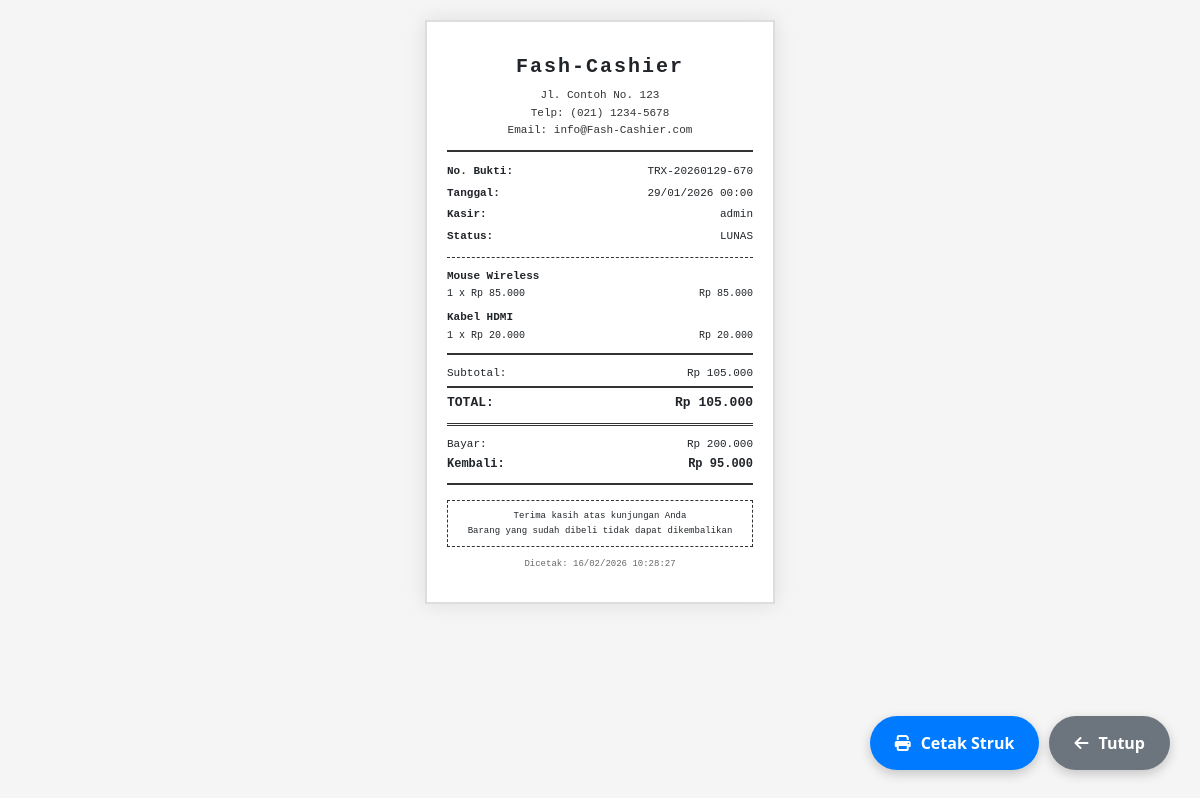
/transaksi/invoice.php?id=461 (signed in), run on the app's committed database.
### tables this page shows
CREATE TABLE `transaksi` (
  `id` int(11) NOT NULL,
  `nomor_bukti` varchar(30) NOT NULL,
  `tanggal` date NOT NULL,
  `total_bayar` int(11) NOT NULL,
  `diskon` decimal(10,2) DEFAULT 0.00,
  `uang_bayar` decimal(10,2) DEFAULT 0.00,
  `kembalian` decimal(10,2) DEFAULT 0.00,
  `status_bayar` enum('BELUM LUNAS','LUNAS') DEFAULT 'BELUM LUNAS'
);

CREATE TABLE `detail_transaksi` (
  `id` int(11) NOT NULL,
  `transaksi_id` int(11) NOT NULL,
  `produk_id` int(11) NOT NULL,
  `qty` int(11) NOT NULL,
  `harga` int(11) NOT NULL,
  `subtotal` int(11) NOT NULL
);

CREATE TABLE `produk` (
  `id` int(11) NOT NULL,
  `kode_barang` varchar(20) NOT NULL,
  `nama_produk` varchar(100) NOT NULL,
  `kategori_id` int(11) NOT NULL,
  `harga` int(11) NOT NULL,
  `foto` varchar(255) DEFAULT NULL
);

### transaksi/invoice.php (the view, shortened to what this page needs)
<?php
require_once '../config/database.php';
$id = (int)($_GET['id'] ?? 0);
$stmt = mysqli_prepare($connection, "SELECT * FROM `transaksi` WHERE id = ?");
mysqli_stmt_bind_param($stmt, "i", $id);
mysqli_stmt_execute($stmt);
$transaksi = mysqli_fetch_assoc(mysqli_stmt_get_result($stmt));
$stmt = mysqli_prepare($connection,
    "SELECT dt.*, p.kode_barang, p.nama_produk
     FROM detail_transaksi dt
     LEFT JOIN produk p ON dt.produk_id = p.id
     WHERE dt.transaksi_id = ?");
mysqli_stmt_bind_param($stmt, "i", $id);
mysqli_stmt_execute($stmt);
$details = mysqli_stmt_get_result($stmt);
$items = [];
while ($row = mysqli_fetch_assoc($details)) {
    $items[] = $row;
}
$kasir_name = $_SESSION['username'] ?? 'Admin';
$diskon = $transaksi['diskon'] ?? 0;
$uang_bayar = $transaksi['uang_bayar'] ?? 0;
$kembalian = $transaksi['kembalian'] ?? 0;
$total_setelah_diskon = $transaksi['total_bayar'] - $diskon;
?>
<!DOCTYPE html>
<html lang="id">
<head>
    <link href="https://cdn.jsdelivr.net/npm/bootstrap@5.3.0/dist/css/bootstrap.min.css" rel="stylesheet">
    <link rel="stylesheet" href="https://cdnjs.cloudflare.com/ajax/libs/font-awesome/6.4.0/css/all.min.css">
</head>
<body>
    <div class="receipt-container">
        <div class="header">
            <div class="company-name">Fash-Cashier</div>
            <div class="company-info">
                Jl. Contoh No. 123<br>
                Telp: (021) 1234-5678<br>
                Email: info@Fash-Cashier.com
            </div>
        </div>
        <div class="divider-solid"></div>
        <div class="info-section">
            <div class="info-row">
                <span class="info-label">No. Bukti:</span>
                <span><?= htmlspecialchars($transaksi['nomor_bukti']) ?></span>
            </div>
            <div class="info-row">
                <span class="info-label">Tanggal:</span>
                <span><?= date('d/m/Y H:i', strtotime($transaksi['tanggal'])) ?></span>
            </div>
            <div class="info-row">
                <span class="info-label">Kasir:</span>
                <span><?= htmlspecialchars($kasir_name) ?></span>
            </div>
            <div class="info-row">
                <span class="info-label">Status:</span>
                <span><?= htmlspecialchars($transaksi['status_bayar']) ?></span>
            </div>
        </div>
        <div class="divider"></div>
        <div class="items-section">
            <?php
            foreach ($items as $item):
            ?>
                <div class="item">
                    <div class="item-name"><?= htmlspecialchars($item['nama_produk']) ?></div>
                    <div class="item-detail">
                        <span><?= $item['qty'] ?> x Rp <?= number_format($item['harga'], 0, ',', '.') ?></span>
                        <span>Rp <?= number_format($item['subtotal'], 0, ',', '.') ?></span>
                    </div>
                </div>
            <?php endforeach; ?>
        </div>
        <div class="divider-solid"></div>
        <div class="summary-section">
            <div class="summary-row">
                <span>Subtotal:</span>
                <span>Rp <?= number_format($transaksi['total_bayar'], 0, ',', '.') ?></span>
            </div>
            <div class="summary-row total">
                <span>TOTAL:</span>
                <span>Rp <?= number_format($total_setelah_diskon, 0, ',', '.') ?></span>
            </div>
        </div>
        <div class="divider-double"></div>
        <div class="payment-section">
            <div class="payment-row">
                <span>Bayar:</span>
                <span>Rp <?= number_format($uang_bayar, 0, ',', '.') ?></span>
            </div>
            <div class="payment-row change">
                <span>Kembali:</span>
                <span>Rp <?= number_format($kembalian, 0, ',', '.') ?></span>
            </div>
        </div>
        <div class="divider-solid"></div>
        <div class="footer">
            <div class="footer-note">
                Terima kasih atas kunjungan Anda<br>
                Barang yang sudah dibeli tidak dapat dikembalikan
            </div>
            <div class="print-time">
                Dicetak: <?= date('d/m/Y H:i:s') ?>
            </div>
        </div>
    </div>
    <div class="action-buttons no-print">
        <button onclick="window.print()" class="btn-action btn-print">
            <i class="fas fa-print"></i> Cetak Struk
        </button>
        <a href="detail.php?id=<?= $id ?>" class="btn-action btn-back">
            <i class="fas fa-arrow-left"></i> Tutup
        </a>
    </div>
</body>
</html>

### transaksi/invoice.php (style rules this page uses)
* { margin: 0; padding: 0; box-sizing: border-box; }
body { background: #f5f5f5; font-family: 'Courier New', Courier, monospace; padding: 20px; }
.receipt-container { max-width: 350px; margin: 0 auto; background: white; padding: 30px 20px; box-shadow: 0 0 20px rgba(0,0,0,0.1); border: 2px solid #ddd; }
.header { text-align: center; margin-bottom: 10px; }
.company-name { font-size: 20px; font-weight: bold; letter-spacing: 2px; margin-bottom: 5px; }
.company-info { font-size: 11px; line-height: 1.6; color: #333; }
.divider { border-top: 1px dashed #333; margin: 10px 0; }
.divider-solid { border-top: 2px solid #333; margin: 10px 0; }
.divider-double { border-top: 3px double #333; margin: 10px 0; }
.info-section { font-size: 11px; line-height: 1.8; margin-bottom: 5px; }
.info-row { display: flex; justify-content: space-between; margin-bottom: 2px; }
.info-label { font-weight: bold; }
.items-section { margin: 10px 0; }
.item { margin-bottom: 8px; font-size: 11px; }
.item-name { font-weight: bold; margin-bottom: 2px; }
.item-detail { display: flex; justify-content: space-between; font-size: 10px; }
.summary-section { margin-top: 10px; font-size: 11px; }
.summary-row { display: flex; justify-content: space-between; margin-bottom: 3px; }
.summary-row.total { font-size: 13px; font-weight: bold; margin-top: 5px; padding-top: 5px; border-top: 2px solid #333; }
.payment-section { margin-top: 10px; font-size: 11px; }
.payment-row { display: flex; justify-content: space-between; margin-bottom: 3px; }
.payment-row.change { font-size: 12px; font-weight: bold; margin-top: 3px; }
.footer { margin-top: 15px; font-size: 10px; text-align: center; line-height: 1.6; }
.footer-note { margin: 10px 0; padding: 8px; border: 1px dashed #333; font-size: 9px; }
.print-time { margin-top: 10px; font-size: 9px; color: #666; }
.action-buttons { position: fixed; bottom: 30px; right: 30px; display: flex; gap: 10px; z-index: 1000; }
.btn-action { padding: 15px 25px; border-radius: 50px; font-size: 16px; font-weight: 600; box-shadow: 0 4px 12px rgba(0,0,0,0.2); border: none; cursor: pointer; display: flex; align-items: center; gap: 10px; transition: all 0.3s; font-family: 'Segoe UI', Tahoma, Geneva, Verdana, sans-serif; }
.btn-print { background: #007bff; color: white; }
.btn-back { background: #6c757d; color: white; text-decoration: none; }

### data on the page
transaksi: nomor_bukti "TRX-20260129-670", tanggal "29/01/2026 00:00", status_bayar "LUNAS", total_bayar "105.000", total_setelah_diskon "105.000", uang_bayar "200.000", kembalian "95.000"
detail_transaksi: produk.nama_produk "Mouse Wireless", qty "1", harga "85.000", subtotal "85.000"
detail_transaksi: produk.nama_produk "Kabel HDMI", qty "1", harga "20.000", subtotal "20.000"

### other printed values
$kasir_name "admin"
